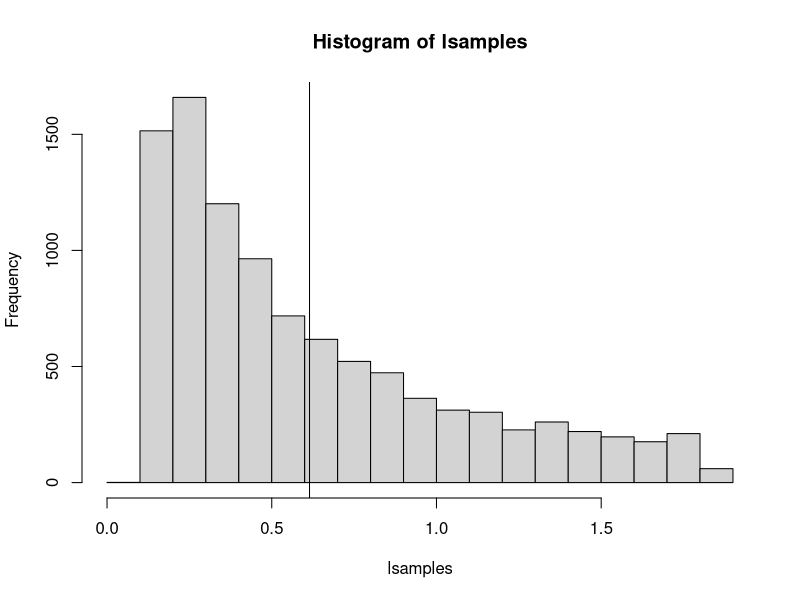
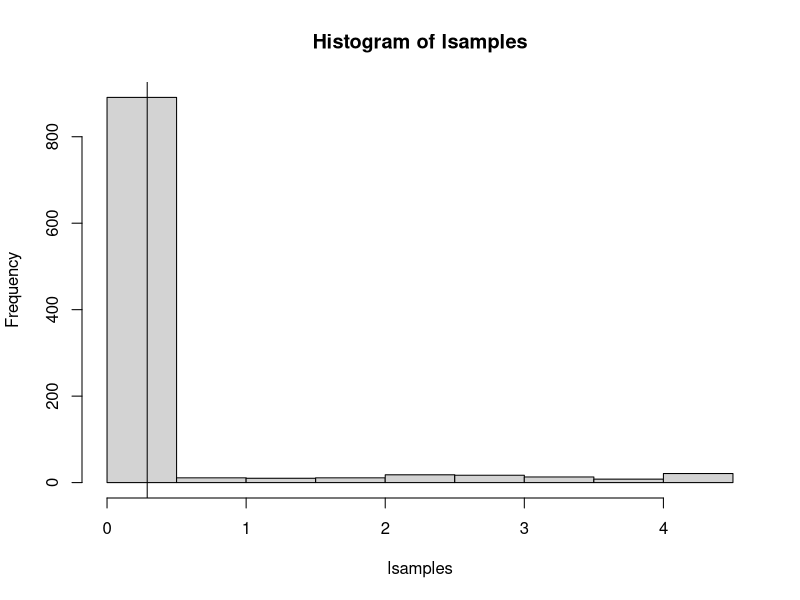

Recreate these plots in R, in order.
## ---- chunk 1
mean(rnorm(n=10000)^6)
## ---- chunk 2
library("truncnorm")
mean(rtruncnorm(n=10000, a=1, b=Inf)^3)
## ---- chunk 3
n=10000
count <-0
lsamples <- vector(length = n)
while (count < n){
  x <- rtruncnorm(n = 1, a = 1, b = Inf)
  lsamples[count] <- x^6 * exp(-2 * x)
  count <- count + 1
}

lmean = mean(lsamples)
hist(lsamples)
cat(lmean)
abline(v=lmean)
## ---- chunk 4
n=1000
count <- 0
lsamples <- vector(length = n)
while (count < n){
  x <- runif(n = 1, min = 1, max = 10)
  lsamples[count] <- 9 * exp(- x^4 / 2) * x^6 / sqrt(2 * pi)
  count <- count + 1
}

lmean = mean(lsamples)
cat(lmean)
hist(lsamples)
abline(v=lmean)
